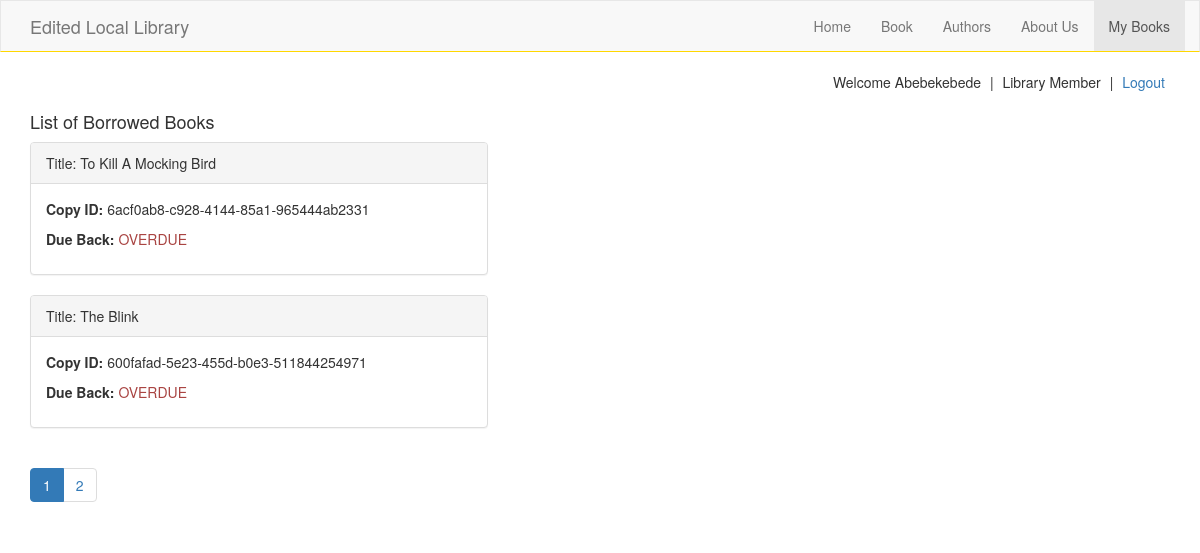
The page /catalog/mybooks/ (signed in) on the database as committed earlier.
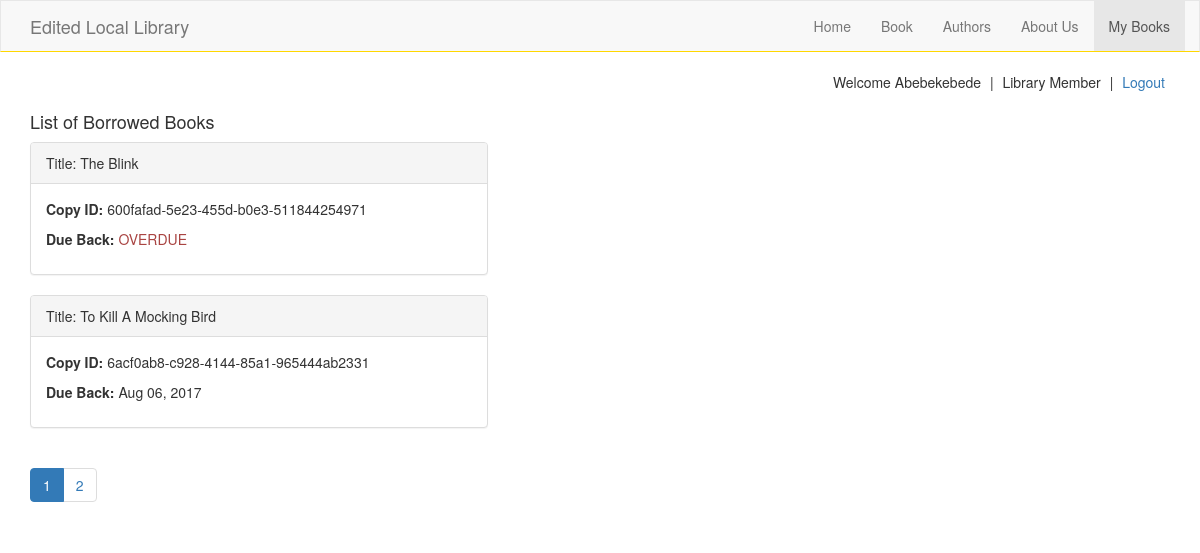
The same page on the database as committed later.
### catalog/models.py (models this page shows, shortened)
class BookInstance(models.Model):
    id = models.UUIDField(primary_key=True, default=uuid.uuid4, help_text='Unique id for this book copy')
    book = models.ForeignKey(Book, on_delete=models.SET_NULL, null=True)
    imprint = models.CharField(max_length=200)
    due_back = models.DateField(null=True, blank=True)
    borrower = models.ForeignKey(User, on_delete=models.SET_NULL, null=True)
    LOAN_STATUS = (
            ('d', 'Maintenance'),
            ('o', 'On loan'),
            ('a', 'Available'),
            ('r', 'Reserved'),
        )
    status = models.CharField(max_length=1, choices=LOAN_STATUS, blank=True, default='d', help_text='Book Availablity Status')
    class Meta:
        ordering = ['due_back']
        verbose_name = 'Book Copy'
        verbose_name_plural = 'Book Copies'
        permissions = (
                ('return_bookinstance', 'Return borrowed bookinstance'),
            )
    @property
    def is_overdue(self):
        if self.due_back and date.today() > self.due_back:
            return True
        else:
            return False

class Book(models.Model):
    title = models.CharField(max_length=200)
    author = models.ForeignKey('Author', on_delete=models.SET_NULL, null=True)
    isbn = models.CharField('ISBN', max_length=13, help_text='13 character ISBN number')
    genre = models.ManyToManyField(Genre, help_text='Select a genre for this book')
    language = models.ForeignKey('Language', on_delete=models.SET_NULL, null=True, help_text='Book Language')
    summary = models.TextField(help_text='Brief description of the book', null=True, blank=True)

### catalog/views.py (the view)
class BorrowedBookList(LoginRequiredMixin, generic.ListView):
    model = BookInstance
    template_name = 'catalog/user_borrowed_books.html'
    paginate_by = 2
    def get_queryset(self):
        return BookInstance.objects.filter(borrower = self.request.user).filter(status__exact = 'o').order_by('due_back')
    def get_context_data(self):
        context = super(BorrowedBookList, self).get_context_data()
        context['page_title'] = 'My Books'
        return context

### catalog/templates/catalog/user_borrowed_books.html
{% extends 'base.html' %}
{% block main %}
<div class="row">
<section class="col-sm-5">
    <h4>List of Borrowed Books</h4>
    {% if object_list %}
        {% for copy in object_list %}
        <div class="panel panel-default">
            <div class="panel-heading">
                Title: {{ copy.book.title|capfirst }}
            </div>
            <div class="panel-body">
                <p><strong>Copy ID: </strong> {{ copy.id }}</p>
                <p><strong>Due Back: </strong>{% if copy.is_overdue %} <span class="text-danger">OVERDUE</span>{% else %} {{ copy.due_back|date:'M d, Y' }} {% endif %}</p>
            </div>
        </div>
        {% endfor %}
        {% if is_paginated %}
        <ul class="pagination">
            {% for page_num in page_obj.paginator.page_range %}
            <li {% if page_num == page_obj.number %} class="active" {% endif %}>
                <a href="{{ request.path }}?page={{ page_num }}">{{ page_num }}</a>
            </li>
            {% endfor %}
        </ul>
        {% endif %}
    {% else %}
       <p><span class="glyphicon glyphicon-info-sign"></span> No book is currently loaned to you!</p>
    {% endif %}
</section>
</div>
{% endblock %}

Rows that differ between the two databases and show on the page:
changed BookInstance "600fafad-5e23-455d-b0e3-511844254971": moves up the list
changed BookInstance "6acf0ab8-c928-4144-85a1-965444ab2331": due_back (not shown) → "Aug 06, 2017"; no longer shows "OVERDUE"
